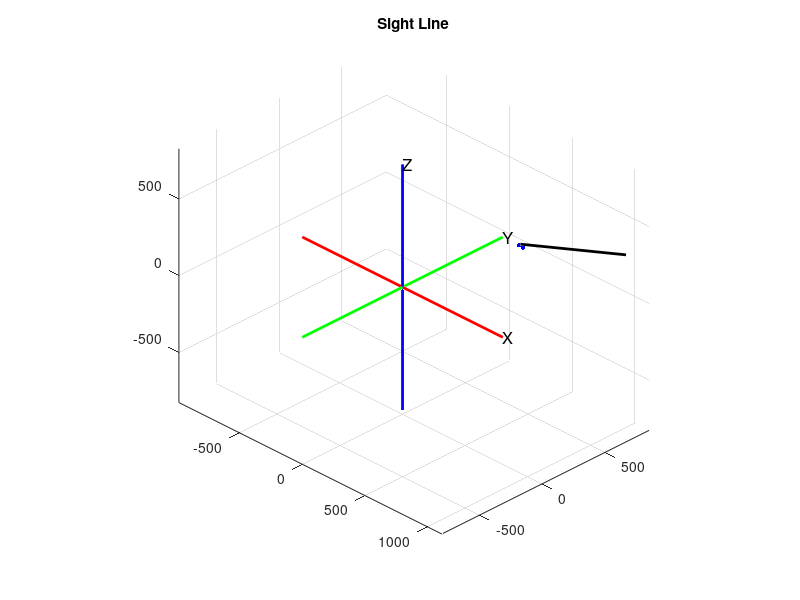

Write MATLAB code to recreate this figure.
% 常量
TEXTURE_RES = 16;
MAP_SIZE = [50, 50, 50];
LOOKAT_REL_FAC = 2;
ANGLE_RADIUS = 225;
H_REAL = 320;
V_REAL = 240;


% 玩家数据
p_pos = [470, 470, 280];
p_angle = [30, -120];


% 创建一个三维坐标系
figure;
hold on;
title('Sight Line');

% 画 x 轴
plot3([-TEXTURE_RES*MAP_SIZE(1) TEXTURE_RES*MAP_SIZE(1)], [0 0], [0 0], 'r', 'LineWidth', 2);
text(TEXTURE_RES*MAP_SIZE(1), 0, 0, 'X', 'FontSize', 12);
% 画 y 轴
plot3([0 0], [-TEXTURE_RES*MAP_SIZE(2) TEXTURE_RES*MAP_SIZE(2)], [0 0], 'g', 'LineWidth', 2);
text(0, TEXTURE_RES*MAP_SIZE(2), 0, 'Y', 'FontSize', 12);
% 画 z 轴
plot3([0 0], [0 0], [-TEXTURE_RES*MAP_SIZE(3) TEXTURE_RES*MAP_SIZE(3)], 'b', 'LineWidth', 2);
text(0, 0, TEXTURE_RES*MAP_SIZE(3), 'Z', 'FontSize', 12);


% 屏幕点
fragment_uv = [0, 0];
% 射线计算
coord_h = [round(sqrt(ANGLE_RADIUS^2 - p_angle(1)^2)), p_angle(1)];
coord_v = [round(sqrt(ANGLE_RADIUS^2 - p_angle(2)^2)), p_angle(2)];
lookat_rel(1) = round(coord_h(1) * coord_v(1) / ANGLE_RADIUS);
lookat_rel(2) = round(coord_h(2) * coord_v(1) / ANGLE_RADIUS);
lookat_rel(3) = round(coord_v(2));
lookat_h_rel(1) = round(coord_h(1));
lookat_h_rel(2) = round(coord_h(2));
vp_u = [lookat_h_rel(2), -lookat_h_rel(1), 0];
vp_v(1) = fix(((vp_u(2) * lookat_rel(3)) - (vp_u(3) * lookat_rel(2))) / ANGLE_RADIUS);
vp_v(2) = fix(((vp_u(3) * lookat_rel(1)) - (vp_u(1) * lookat_rel(3))) / ANGLE_RADIUS);
vp_v(3) = fix(((vp_u(1) * lookat_rel(2)) - (vp_u(2) * lookat_rel(1))) / ANGLE_RADIUS);
vp_origin(1) = fix(p_pos(1) + (lookat_rel(1) - vp_u(1) * H_REAL / 2 / ANGLE_RADIUS + vp_v(1) * V_REAL / 2 / ANGLE_RADIUS) * LOOKAT_REL_FAC);
vp_origin(2) = fix(p_pos(2) + (lookat_rel(2) - vp_u(2) * H_REAL / 2 / ANGLE_RADIUS + vp_v(2) * V_REAL / 2 / ANGLE_RADIUS) * LOOKAT_REL_FAC);
vp_origin(3) = fix(p_pos(3) + (lookat_rel(3) - vp_u(3) * H_REAL / 2 / ANGLE_RADIUS + vp_v(3) * V_REAL / 2 / ANGLE_RADIUS) * LOOKAT_REL_FAC);
vp_target(1) = fix(vp_origin(1) + vp_u(1) * fragment_uv(1) * LOOKAT_REL_FAC / ANGLE_RADIUS - vp_v(1) * fragment_uv(2) * LOOKAT_REL_FAC / ANGLE_RADIUS);
vp_target(2) = fix(vp_origin(2) + vp_u(2) * fragment_uv(1) * LOOKAT_REL_FAC / ANGLE_RADIUS - vp_v(2) * fragment_uv(2) * LOOKAT_REL_FAC / ANGLE_RADIUS);
vp_target(3) = fix(vp_origin(3) + vp_u(3) * fragment_uv(1) * LOOKAT_REL_FAC / ANGLE_RADIUS - vp_v(3) * fragment_uv(2) * LOOKAT_REL_FAC / ANGLE_RADIUS);
% 计算起始点、结束点
start_p = p_pos;
end_p = vp_target;
% 画出线段
plot3([start_p(1), end_p(1)], [start_p(2), end_p(2)], [start_p(3), end_p(3)], 'k-', 'LineWidth', 2);

% 
block_p = fix(p_pos / TEXTURE_RES);
hit_P = p_pos;
scatter3(block_p(1)*TEXTURE_RES, block_p(2)*TEXTURE_RES, block_p(3)*TEXTURE_RES, 10, 'filled', 'MarkerFaceColor', 'b');
next_block_p = [0, 0, 0];
for i=1:1:3
    if end_p(i) == start_p(i)
        next_block_p(i) = block_p(i);
    elseif end_p(i) > start_p(i)
        next_block_p(i) = block_p(i) + 1;
    else
        next_block_p(i) = block_p(i) - 1;
    end
end
edge = [next_block_p(1)*TEXTURE_RES, next_block_p(2)*TEXTURE_RES, next_block_p(3)*TEXTURE_RES];
scatter3(edge(1), edge(2), edge(3), 10, 'filled', 'MarkerFaceColor', 'b');
delta = edge - start_p;


hold off;
grid on;
axis equal; % 让坐标轴比例相同

% 设置观察角度
view(45, 30); % 设置为 45 度仰角，30 度方位角

% 获取当前图形窗口的句柄
fig_handle = gcf;
% 设置图形窗口全屏显示
set(fig_handle, 'WindowState', 'maximized');
